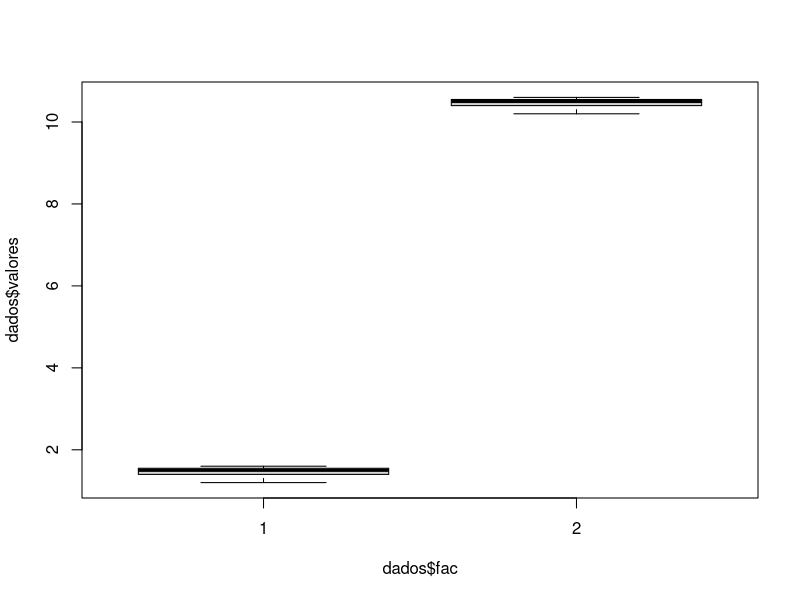

Reproduce this figure in R.
valores = c(1.5, 1.2, 1.4, 1.6, 1.55, 10.5, 10.2, 10.4, 10.6, 10.55)
valores2 = c(1.5, 1.2, 1.4, 1.6, 1.55, 1.33, 1.22, 1.41, 1.59, 1.48)
# A = c(1.5, 1.2, 1.4, 1.6, 1.55)
# B = c(10.5, 10.2, 10.4, 10.6, 10.55)

fac = factor(rep(1:2,each = 5))
dados = data.frame(valores, fac)

boxplot(dados$valores ~ dados$fac)
anova(lm(valores ~ fac,
         data = dados))

# 